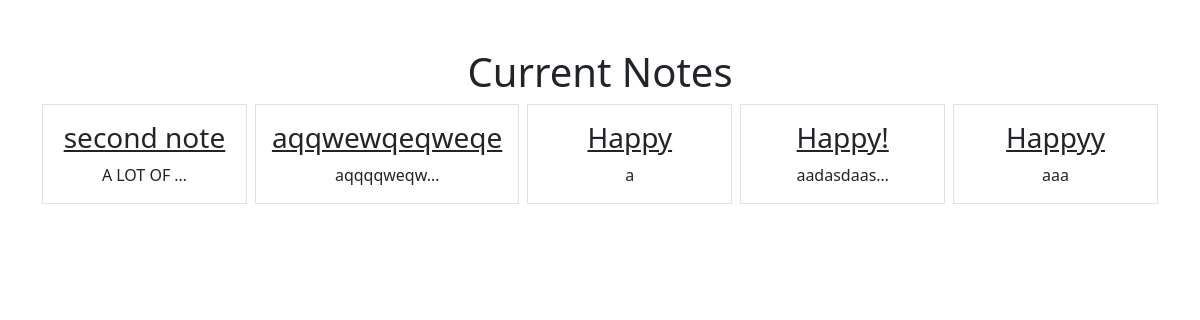
/notes/ (signed in), run on an earlier commit of the app's database.
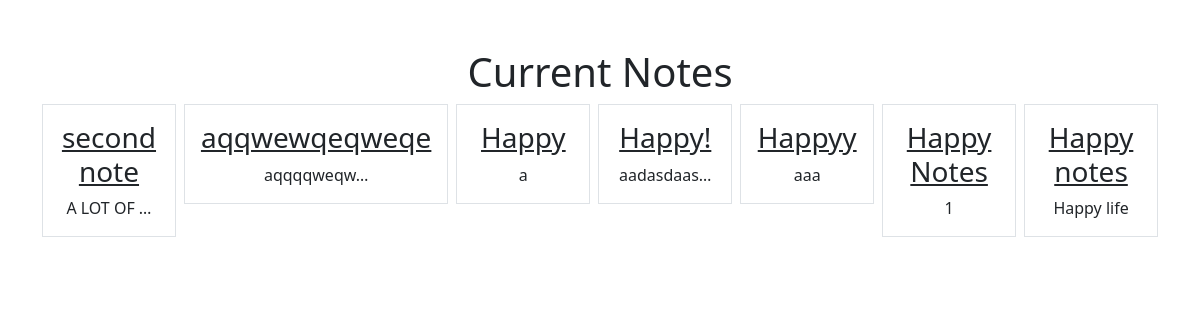
And on a later commit of the database.
### notes/models.py (models this page shows)
class Notes(models.Model):
    title = models.CharField(max_length=200)
    text = models.TextField()
    created = models.DateTimeField(auto_now_add=True)
    user = models.ForeignKey(User, on_delete=models.CASCADE, related_name="notes")

### notes/views.py (the view)
# urls.py: path('notes/', views.NotesListView.as_view(), name="notes.all"),
class NotesListView(LoginRequiredMixin, ListView):
    model = Notes
    context_object_name = "notes"
    login_url = '/admin'
    def get_queryset(self):
        return self.request.user.notes.all()

### notes/templates/notes/notes_list.html
{% extends "base.html" %}
{% block content %}
    <h1>Current Notes</h1>
    <div class = "row row-cols3 g-2">
        {% for note in notes %}
        <div class = "col">
            <div class = "p-3 border">
                <a href = "{% url 'notes.single' pk=note.id %}" class = 'text-dark text-decoration-non'>
                    <h3>{{note.title}}</h3>
                </a>
                {{note.text|truncatechars:10}}
            </div>
        </div>
        {% endfor %}
    </div>
{% endblock %}

### static/templates/base.html (shortened to what this page needs)
{% load static %}
<html>
    <head>
        <link href="https://cdn.jsdelivr.net/npm/bootstrap@5.0.2/dist/css/bootstrap.min.css" rel="stylesheet">
        <link href="{%static 'css/style.css'%}" rel="stylesheet" type='text/css'>
    </head>
    <body>
        <div class= "my-5 text-center container">
            {% block content %}
            {% endblock %}
        </div>
    </body>
</html>

What changed in the data, as far as the page shows it:
added Notes: title "Happy Notes", text "1"
added Notes: title "Happy notes", text "Happy life"
